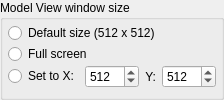
          <widget class="QGroupBox" name="winSizeGroupBox">
           <property name="title">
            <string>Model View window size</string>
           </property>
           <layout class="QVBoxLayout" name="verticalLayout_2">
            <property name="spacing">
             <number>0</number>
            </property>
            <property name="leftMargin">
             <number>5</number>
            </property>
            <property name="topMargin">
             <number>2</number>
            </property>
            <property name="rightMargin">
             <number>5</number>
            </property>
            <property name="bottomMargin">
             <number>5</number>
            </property>
            <item>
             <widget class="QRadioButton" name="defaultSizeButton">
              <property name="text">
               <string>Default size (512 x 512)</string>
              </property>
             </widget>
            </item>
            <item>
             <widget class="QRadioButton" name="fullScreenButton">
              <property name="text">
               <string>Full screen</string>
              </property>
             </widget>
            </item>
            <item>
             <layout class="QHBoxLayout">
              <property name="spacing">
               <number>6</number>
              </property>
              <property name="leftMargin">
               <number>0</number>
              </property>
              <property name="topMargin">
               <number>0</number>
              </property>
              <property name="rightMargin">
               <number>0</number>
              </property>
              <property name="bottomMargin">
               <number>0</number>
              </property>
              <item>
               <widget class="QRadioButton" name="setSizeButton">
                <property name="text">
                 <string>Set to X:</string>
                </property>
               </widget>
              </item>
              <item>
               <widget class="QSpinBox" name="xSizeSpinBox">
                <property name="minimum">
                 <number>8</number>
                </property>
                <property name="maximum">
                 <number>2048</number>
                </property>
                <property name="singleStep">
                 <number>8</number>
                </property>
                <property name="value">
                 <number>512</number>
                </property>
               </widget>
              </item>
              <item>
               <widget class="QLabel" name="ySizeLabel">
                <property name="text">
                 <string>Y:</string>
                </property>
                <property name="alignment">
                 <set>Qt::AlignRight|Qt::AlignTrailing|Qt::AlignVCenter</set>
                </property>
                <property name="wordWrap">
                 <bool>false</bool>
                </property>
               </widget>
              </item>
              <item>
               <widget class="QSpinBox" name="ySizeSpinBox">
                <property name="minimum">
                 <number>8</number>
                </property>
                <property name="maximum">
                 <number>2048</number>
                </property>
                <property name="singleStep">
                 <number>8</number>
                </property>
                <property name="value">
                 <number>512</number>
                </property>
               </widget>
              </item>
             </layout>
            </item>
           </layout>
          </widget>
